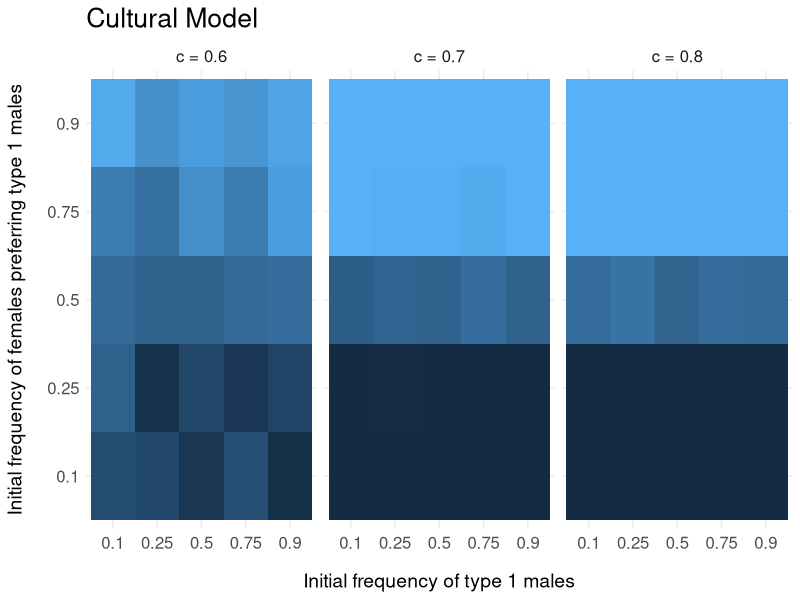
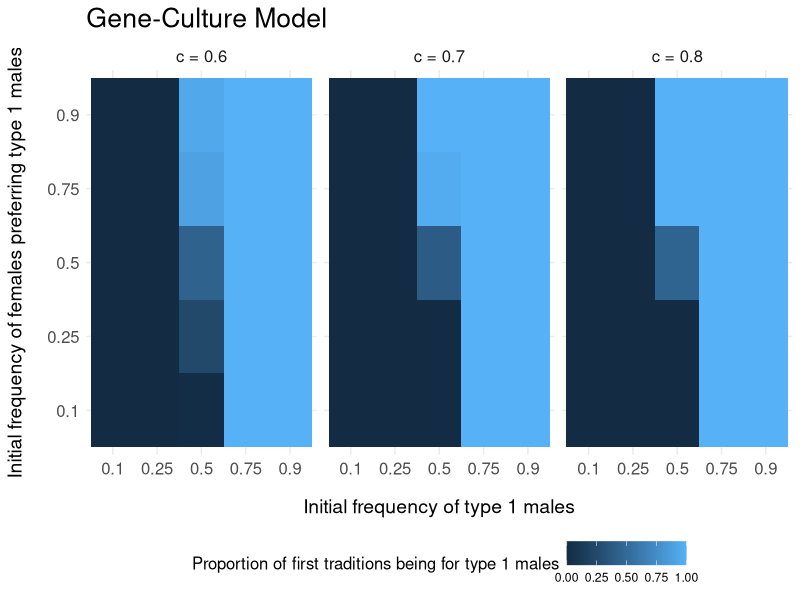
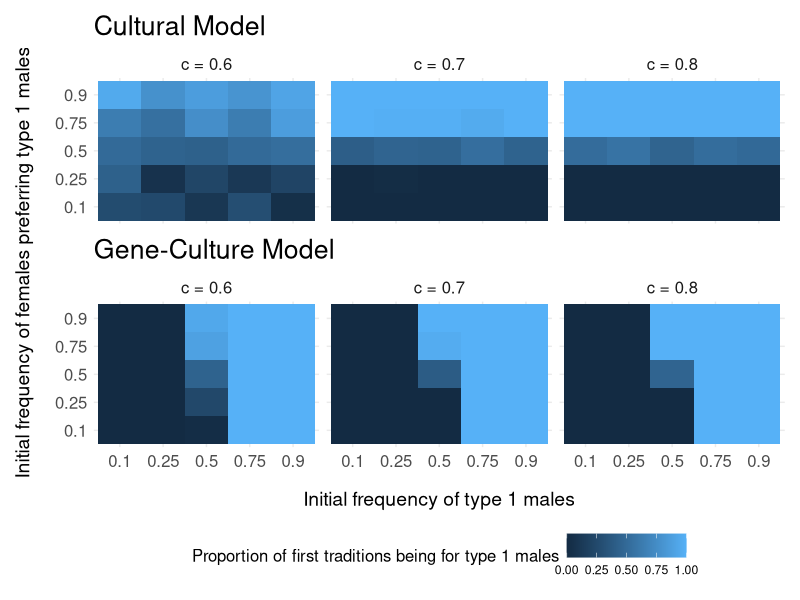
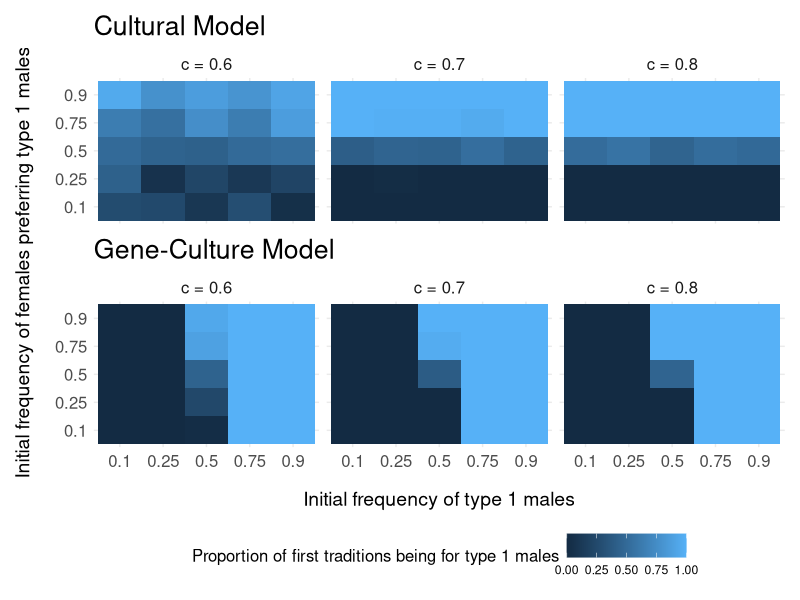

These charts were generated, in order, by the following R code:
# ==============================================================================
# SCRIPT TO STUDY INITIAL CONDITIONS EFFECTS AND GENE-CULTURE INTERACTIONS
# ==============================================================================
# This script generates Figure 7 (supplementary material section C) exploring 
# the effects of varying initial conditions on tradition formation. It examines
# how the initial frequencies of both male traits and female preferences interact
# to determine which trait becomes dominant in emergent traditions.
# ==============================================================================

#### opening dataframes from simulations ####

# ------------------------------------------------------------------------------
# DATA LOADING AND PREPROCESSING FOR INITIAL CONDITIONS ANALYSIS
# ------------------------------------------------------------------------------
# Load simulation results focused on the value of the first traditions for different
# initial conditions (different initial frequency for the male trait and for the
# female preference).

# Cultural Model datasets
trad_social_cultural <- read.csv("first_tradition_cultural_social.csv", sep = ";")
trad_social_cultural <- subset(trad_social_cultural, mutation_rate == 0.05) 
trad_null_cultural <- read.csv("first_tradition_cultural_null.csv", sep = ";")
trad_null_cultural <- subset(trad_null_cultural, mutation_rate == 0.05)

# Gene-Culture Model datasets
trad_social_geneculture <- read.csv("first_tradition_geneculture_social.csv", sep = ";")
trad_social_geneculture <- subset(trad_social_geneculture, mutation_rate == 0.05)
trad_null_geneculture <- read.csv("first_tradition_geneculture_null.csv", sep = ";")
trad_null_geneculture <- subset(trad_null_geneculture, mutation_rate == 0.05)


# Convert parameters to factors for proper categorical analysis

# Cultural Model factor conversions
trad_social_cultural$c <- as.factor(trad_social_cultural$c)                      
trad_social_cultural$mutation_rate <- as.factor(trad_social_cultural$mutation_rate)  

trad_null_cultural$c <- as.factor(trad_null_cultural$c)
trad_null_cultural$mutation_rate <- as.factor(trad_null_cultural$mutation_rate)

# Gene-Culture Model factor conversions
trad_social_geneculture$c <- as.factor(trad_social_geneculture$c)
trad_social_geneculture$mutation_rate <- as.factor(trad_social_geneculture$mutation_rate)

trad_null_geneculture$c <- as.factor(trad_null_geneculture$c)
trad_null_geneculture$mutation_rate <- as.factor(trad_null_geneculture$mutation_rate)

# ------------------------------------------------------------------------------
# SIMULATION PARAMETERS DOCUMENTATION
# ------------------------------------------------------------------------------
#### the parameters used in those simulations ####

## Global simulation parameters for initial conditions experiments
# These parameters differ from main analysis by including systematic variation
# of both initial trait and preference frequencies
p <- list(
  nb_class = c(1,1),              # Age structure: 1 juvenile + 1 adult class for each sex
  K = 1000,                       # Population carrying capacity
  female_strategy = "conformity",  # Female mate choice strategy (vs "koinophilia")
  survival = 0.9,                 # Per-timestep survival probability
  ageing = 0.1,                   # Probability to advance to next age class
  initial_trait_frequency = 0.5,  # Baseline trait frequency (varied in param_variation)
  initial_pref_frequency = 0.5,   # Baseline preference frequency (varied in param_variation)
  n_matings = 100,                # Maximum matings per male per timestep
  mutation_rate = 0.4,            # Baseline mutation rate (filtered to 0.05 in analysis)
  n_obs = 7,                      # Number of couples observed per female
  c = 0.7,                        # Baseline conformity strength (varied in param_variation)
  n_steps_removed = 1)            # Minimal exclusion period for tradition detection

## Parameter grid for social learning scenarios
# This design systematically explores the interaction between initial conditions
# and conformity strength to understand tradition emergence patterns
param_variation <- expand.grid(n_obs = 7,                                       
                               mutation_rate = c(1, 0.2, 0.05),                 
                               c = c(0.6, 0.7, 0.8),                            
                               initial_trait_frequency = c(0.1, 0.25, 0.5, 0.75, 0.9),      # Male trait frequencies
                               initial_pref_frequency = c(0.1, 0.25, 0.5, 0.75, 0.9))       # Female preference frequencies

## Parameter grid for null model (random choice baseline)
param_variation_null <- expand.grid(n_obs = 7,
                                    mutation_rate = c(1, 0.2, 0.05),
                                    c = 0.5,                                      # Fixed at random choice
                                    initial_trait_frequency = c(0.1, 0.25, 0.5, 0.75, 0.9),
                                    initial_pref_frequency = c(0.1, 0.25, 0.5, 0.75, 0.9))

## Other parameters
n_replicates <- 100                                        # Replications per parameter combination
n_steps <- 500                                            # Shorter simulation length for initial dynamics

# ------------------------------------------------------------------------------
# ANALYTICAL FUNCTIONS FOR TRADITION ANALYSIS
# ------------------------------------------------------------------------------
#### functions to compute the proportion of traditions ####

# Function to calculate average number of observable matings
average_n_matings <- function(n_obs, c_index, df_social) {
  df_subset <- df_social[which(df_social$n_obs == n_obs & df_social$c == c_index), ]
  average_matings <- round(mean(df_subset$mean_demos, na.rm = TRUE))
  return(average_matings)
}

# Function to calculate 95th percentile threshold from null model
quantile95 <- function(nobs, mutation, initial_trait_frequency, initial_pref_frequency, df_null) {
  # Filter null data for exact parameter match including initial conditions
  df_subset <- df_null[which(df_null$n_obs == nobs & 
                               df_null$mutation_rate == mutation & 
                               df_null$initial_trait_frequency == initial_trait_frequency & 
                               df_null$initial_pref_frequency == initial_pref_frequency), ]
  durations <- df_subset[, "tradition_duration"]
  quantile_95 <- quantile(durations, probs = 0.95)
  return(quantile_95)
}

# Function to calculate tradition proportion exceeding null expectations
prop_traditions <- function(n_obs, c_index, mutation_rate, initial_trait_frequency, initial_pref_frequency, df_null, df_social) {
  # Filter social learning data for exact parameter match
  df_subset <- df_social[which(df_social$n_obs == n_obs & 
                                 df_social$c == c_index & 
                                 df_social$mutation_rate == mutation_rate & 
                                 df_social$initial_trait_frequency == initial_trait_frequency & 
                                 df_social$initial_pref_frequency == initial_pref_frequency), ]
  # Get corresponding null threshold for these specific initial conditions
  quantile_95 <- quantile95(n_obs, mutation_rate, initial_trait_frequency, initial_pref_frequency, df_null)
  # Calculate proportion exceeding null expectation
  p_traditions <- nrow(subset(df_subset, tradition_duration > quantile_95)) / nrow(df_subset)
  return(p_traditions)
}

# ------------------------------------------------------------------------------
# TRADITION PROPORTION CALCULATIONS
# ------------------------------------------------------------------------------
#### computing the proportions of traditions ####

# Initialize result dataframes for both models
# Note: initial condition parameters are included in param_variation columns
col_names <- c("simu", "n_obs", "c", "mutation_rate", "n_demos", 
               "quantile_95", "prop_traditions")
prop_traditions_cultural_df <- as.data.frame(matrix(nrow = nrow(param_variation), ncol = length(col_names)))
colnames(prop_traditions_cultural_df) <- col_names
prop_traditions_geneculture_df <- as.data.frame(matrix(nrow = nrow(param_variation), ncol = length(col_names)))
colnames(prop_traditions_geneculture_df) <- col_names

# Calculate tradition proportions for Cultural Model
for (i in 1 : nrow(param_variation)) {
  prop_traditions_cultural_df[i, "simu"] <- i
  prop_traditions_cultural_df[i, colnames(param_variation)] <- param_variation[i,]  # Includes initial conditions
  prop_traditions_cultural_df[i, "n_demos"] <- average_n_matings(param_variation[i, "n_obs"], 
                                                                 param_variation[i, "c"], 
                                                                 trad_social_cultural)
  prop_traditions_cultural_df[i, "quantile_95"] <- quantile95(param_variation[i, "n_obs"], 
                                                              param_variation[i, "mutation_rate"], 
                                                              param_variation[i, "initial_trait_frequency"], 
                                                              param_variation[i, "initial_pref_frequency"], 
                                                              trad_null_cultural)
  prop_traditions_cultural_df[i, "prop_traditions"] <- prop_traditions(param_variation[i, "n_obs"], 
                                                                       param_variation[i, "c"], 
                                                                       param_variation[i, "mutation_rate"], 
                                                                       param_variation[i, "initial_trait_frequency"], 
                                                                       param_variation[i, "initial_pref_frequency"], 
                                                                       trad_null_cultural, 
                                                                       trad_social_cultural)
}

# Calculate tradition proportions for Gene-Culture Model
for (i in 1 : nrow(param_variation)) {
  prop_traditions_geneculture_df[i, "simu"] <- i
  prop_traditions_geneculture_df[i, colnames(param_variation)] <- param_variation[i,]
  prop_traditions_geneculture_df[i, "n_demos"] <- average_n_matings(param_variation[i, "n_obs"], 
                                                                    param_variation[i, "c"], 
                                                                    trad_social_geneculture)
  prop_traditions_geneculture_df[i, "quantile_95"] <- quantile95(param_variation[i, "n_obs"], 
                                                                 param_variation[i, "mutation_rate"], 
                                                                 param_variation[i, "initial_trait_frequency"], 
                                                                 param_variation[i, "initial_pref_frequency"], 
                                                                 trad_null_geneculture)
  prop_traditions_geneculture_df[i, "prop_traditions"] <- prop_traditions(param_variation[i, "n_obs"], 
                                                                          param_variation[i, "c"], 
                                                                          param_variation[i, "mutation_rate"], 
                                                                          param_variation[i, "initial_trait_frequency"], 
                                                                          param_variation[i, "initial_pref_frequency"], 
                                                                          trad_null_geneculture, 
                                                                          trad_social_geneculture)
}

# ------------------------------------------------------------------------------
# TRAIT-SPECIFIC TRADITION ANALYSIS
# ------------------------------------------------------------------------------
#### computing the proportion of first traditions being for trait 1 ####

# This section addresses the key question: when the first tradition emerges, which trait dominates?

# Initialize dataframes for trait-specific analysis
# These will contain the proportion of traditions that favor trait 1 vs trait 0
prop_trad_trait1_cultural <- param_variation
prop_trad_trait1_cultural$quantile_95 <- prop_traditions_cultural_df$quantile_95  # Use same thresholds
prop_trad_trait1_cultural$prop_trad1 <- NA  # Proportion of traditions favoring trait 1

# Calculate trait 1 tradition proportion for Cultural Model
for (i in 1 : nrow(prop_trad_trait1_cultural)) {
  # Filter data for exact parameter match including initial conditions
  sub_df <- trad_social_cultural[which(trad_social_cultural$c == prop_trad_trait1_cultural[i, "c"] & 
                                         trad_social_cultural$mutation_rate == prop_trad_trait1_cultural[i, "mutation_rate"] & 
                                         trad_social_cultural$initial_trait_frequency == prop_trad_trait1_cultural[i, "initial_trait_frequency"] & 
                                         trad_social_cultural$initial_pref_frequency == prop_trad_trait1_cultural[i, "initial_pref_frequency"]), ]
  
  # Use corresponding threshold from tradition analysis
  quantile_95 <- prop_traditions_cultural_df[i, "quantile_95"]
  
  # Calculate conditional proportion: P(tradition for trait 1 | tradition occurred)
  # Numerator: simulations with trait 1 traditions exceeding threshold
  # Denominator: all simulations with traditions (any trait) exceeding threshold
  prop_trad_trait1_cultural[i, "prop_trad1"] <- nrow(sub_df[which(sub_df$tradition_for_trait == 1 & 
                                                                    sub_df$tradition_duration > quantile_95), ]) / 
    nrow(sub_df[which(sub_df$tradition_duration > quantile_95), ])
}

# Calculate trait 1 tradition proportion for Gene-Culture Model
prop_trad_trait1_geneculture <- param_variation
prop_trad_trait1_geneculture$quantile_95 <- prop_traditions_geneculture_df$quantile_95
prop_trad_trait1_geneculture$prop_trad1 <- NA

for (i in 1 : nrow(prop_trad_trait1_geneculture)) {
  sub_df <- trad_social_geneculture[which(trad_social_geneculture$c == prop_trad_trait1_geneculture[i, "c"] & 
                                            trad_social_geneculture$mutation_rate == prop_trad_trait1_geneculture[i, "mutation_rate"] & 
                                            trad_social_geneculture$initial_trait_frequency == prop_trad_trait1_geneculture[i, "initial_trait_frequency"] & 
                                            trad_social_geneculture$initial_pref_frequency == prop_trad_trait1_geneculture[i, "initial_pref_frequency"]), ]
  
  quantile_95 <- prop_traditions_geneculture_df[i, "quantile_95"]
  
  prop_trad_trait1_geneculture[i, "prop_trad1"] <- nrow(sub_df[which(sub_df$tradition_for_trait == 1 & 
                                                                       sub_df$tradition_duration > quantile_95), ]) / 
    nrow(sub_df[which(sub_df$tradition_duration > quantile_95), ])
}

# ------------------------------------------------------------------------------
# HEATMAP VISUALIZATION SETUP
# ------------------------------------------------------------------------------
#### plot ####

# Load required visualization libraries
library(ggplot2)    # Core plotting functionality
library(patchwork)  # For combining multiple plots

# Create descriptive labels for conformity strength facets
# These will appear as panel headers showing different conformity levels
c_labs <- c()
for (i in 1 : length(unique(param_variation$c))){
  c_labs[i] <- paste("c =", unique(param_variation$c)[i])
}
names(c_labs) <- unique(param_variation$c)

# Convert variables to factors for proper discrete heatmap visualization

# Cultural Model data conversions
prop_trad_trait1_cultural$c <- as.factor(prop_trad_trait1_cultural$c)
prop_trad_trait1_cultural$mutation_rate <- as.factor(prop_trad_trait1_cultural$mutation_rate)
prop_trad_trait1_cultural$initial_trait_frequency <- as.factor(prop_trad_trait1_cultural$initial_trait_frequency)
prop_trad_trait1_cultural$initial_pref_frequency <- as.factor(prop_trad_trait1_cultural$initial_pref_frequency)

# Gene-Culture Model data conversions
prop_trad_trait1_geneculture$c <- as.factor(prop_trad_trait1_geneculture$c)
prop_trad_trait1_geneculture$mutation_rate <- as.factor(prop_trad_trait1_geneculture$mutation_rate)
prop_trad_trait1_geneculture$initial_trait_frequency <- as.factor(prop_trad_trait1_geneculture$initial_trait_frequency)
prop_trad_trait1_geneculture$initial_pref_frequency <- as.factor(prop_trad_trait1_geneculture$initial_pref_frequency)

# ------------------------------------------------------------------------------
# CULTURAL MODEL HEATMAP CONSTRUCTION
# ------------------------------------------------------------------------------
# Create heatmap showing interaction between initial trait and preference frequencies
# X-axis: initial trait frequency in males, Y-axis: initial preference frequency in females
# Color: proportion of emergent traditions that favor trait 1 (vs trait 0)
heatmap_traditions_cultural <- ggplot(prop_trad_trait1_cultural, aes(x = initial_trait_frequency, y = initial_pref_frequency, fill = prop_trad1)) +
  geom_tile() +
  facet_wrap(~ c, labeller = labeller(c = c_labs)) +
  labs(x = "Initial frequency of type 1 males",                           
       y = "Initial frequency of females preferring type 1 males",       
       fill = "Proportion of first traditions being for type 1 males",  
       title = "Cultural Model") +                                        
  theme_minimal() +
  theme(legend.position = "none",             
        strip.background = element_blank(),     
        title = element_text(size = 16),       
        axis.title.x = element_text(size = 14, margin = margin(t = 15)),  
        axis.title.y = element_text(size = 14, margin = margin(r = 15)), 
        axis.text.x = element_text(size = 12),  
        axis.text.y = element_text(size = 12),  
        legend.title = element_text(size = 12), 
        strip.text = element_text(size = 12)) 
heatmap_traditions_cultural

# ------------------------------------------------------------------------------
# GENE-CULTURE MODEL HEATMAP CONSTRUCTION
# ------------------------------------------------------------------------------
# Identical structure to Cultural Model heatmap for direct comparison
heatmap_traditions_geneculture <- ggplot(prop_trad_trait1_geneculture, aes(x = initial_trait_frequency, y = initial_pref_frequency, fill = prop_trad1)) +
  geom_tile() +
  facet_wrap(~ c, labeller = labeller(c = c_labs)) +
  labs(x = "Initial frequency of type 1 males", 
       y = "Initial frequency of females preferring type 1 males", 
       fill = "Proportion of first traditions being for type 1 males", 
       title = "Gene-Culture Model") +
  theme_minimal() +
  theme(legend.position = "bottom",     
        strip.background = element_blank(),
        title = element_text(size = 16),    
        axis.title.x = element_text(size = 14, margin = margin(t = 15)),
        axis.title.y = element_text(size = 14, margin = margin(r = 15)), 
        axis.text.x = element_text(size = 12),  
        axis.text.y = element_text(size = 12),
        legend.title = element_text(size = 12),  
        strip.text = element_text(size = 12)) 
heatmap_traditions_geneculture

# ------------------------------------------------------------------------------
# FINAL FIGURE ASSEMBLY AND EXPORT
# ------------------------------------------------------------------------------
# Combine both heatmaps vertically using patchwork grammar
# This allows direct comparison between Cultural and Gene-Culture model outcomes
heatmaps_cultural_culturalnd_geneculture <- heatmap_traditions_cultural / heatmap_traditions_geneculture + 
  plot_layout(axes = "collect") 
heatmaps_cultural_culturalnd_geneculture

# Export final combined figure as PDF for supplementary materials
pdf(file = "figure_s3.pdf",
    width = 9, height = 8.5)
heatmaps_cultural_culturalnd_geneculture
dev.off()

# Alternative SVG export option (commented out)
# svg(file = "gc_interaction.svg",
#     width = 9, height = 8.5)
# heatmaps_cultural_culturalnd_geneculture
# dev.off()